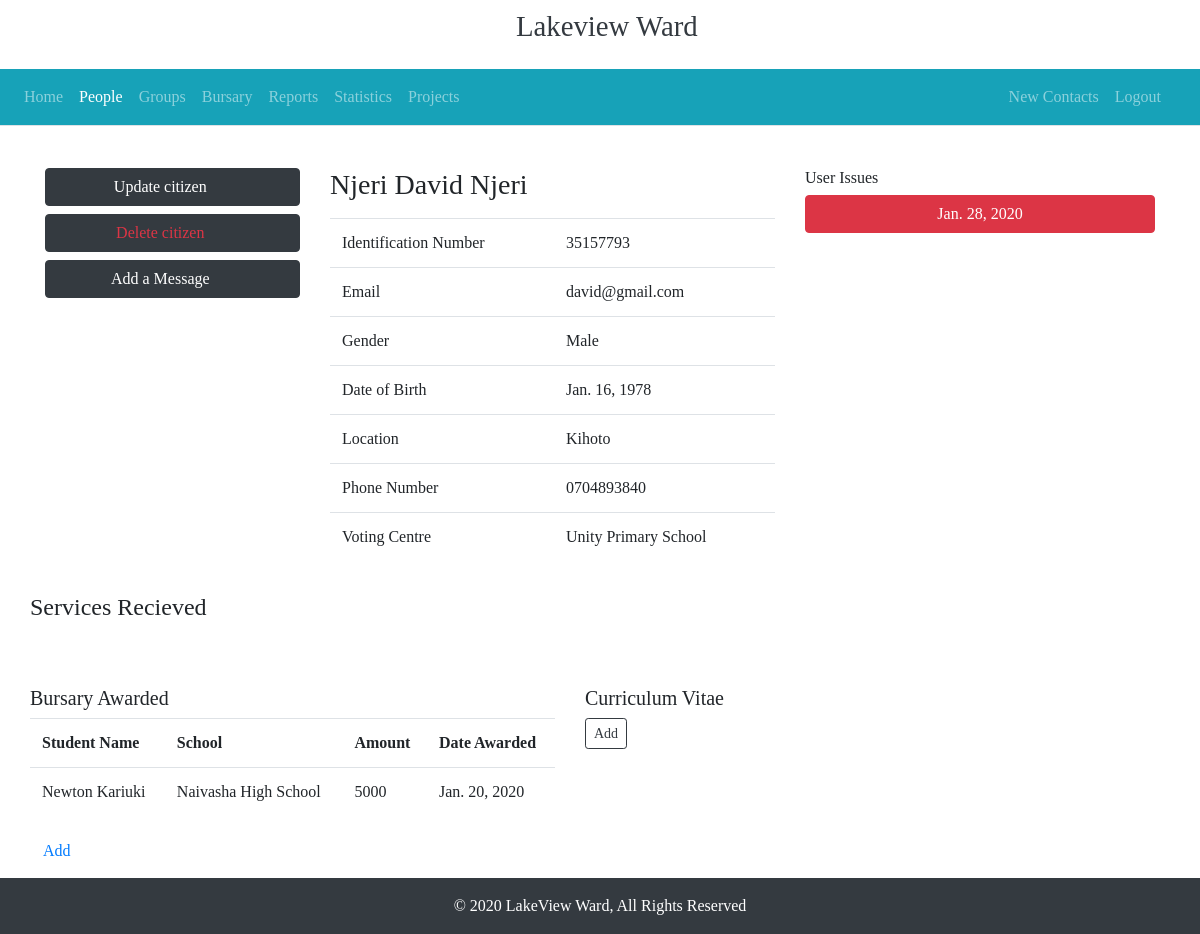
/citizen/35157793/ (signed in), run on the app's committed database.
### citizens/models.py (models this page shows, shortened)
class Citizen(models.Model):
    id_number = models.PositiveIntegerField(primary_key=True,verbose_name="Identification Number", unique=True)
    person = models.OneToOneField("Person", on_delete=models.CASCADE)
    location = models.CharField(max_length=150)
    email = models.EmailField(max_length=255, blank=True)
    phone_number = models.CharField("Phone Number", max_length=12, blank=True, default='0704893840')
    voting_centre = models.CharField('Voting Centre', max_length=50, default='Unity Primary School')
    uploaded_to_google = models.BooleanField(default=False)
    class Meta:
        verbose_name= 'Citizen'
        verbose_name_plural = 'Citizens'

class Person(models.Model):
    GENDER = (
        ('M', 'Male'),
        ('F', 'Female')
    )
    person_id = models.UUIDField(primary_key=True, default=uuid.uuid4, editable=False)
    surname = models.CharField(max_length=50, default="")
    first_name = models.CharField(max_length=50)
    last_name = models.CharField(max_length=50)
    gender = models.CharField(choices=GENDER, max_length=10)
    dob = models.DateField("Date of Birth", auto_now=False, auto_now_add=False)
    class Meta:
        verbose_name = "Person"
        verbose_name_plural = "Persons"
    def get_person(self):
        return self.first_name+' '+self.last_name

class Messages(models.Model):
    ISSUE = (
        ('CT','Complaint'),
        ('CO','Concern'),
        ('OT','Others')
    )
    user = models.ForeignKey(Citizen, on_delete=models.CASCADE, related_name='messages')
    date_created = models.DateTimeField(auto_now=True, auto_now_add=False)
    content = models.TextField()
    is_sorted = models.BooleanField(default=False)
    date_sorted = models.DateTimeField(auto_now=False, auto_now_add=False, default=timezone.now())
    type_of_isssue = models.CharField(choices=ISSUE, max_length=10)
    class Meta:
        verbose_name = "Message"
        verbose_name_plural = "Messages"

class Bursary(models.Model):
    bursary_id = models.UUIDField(primary_key=True, default=uuid.uuid4, editable=False)
    parent = models.ForeignKey("Citizen", on_delete=models.CASCADE)
    student = models.ForeignKey("Student", on_delete=models.CASCADE)
    date_issued = models.DateField(auto_now=False, auto_now_add=False)
    amount_awarded = models.IntegerField(default =0)
    class Meta:
        verbose_name = "Bursary"
        verbose_name_plural = "Bursary"

class Student(models.Model):
    person = models.OneToOneField("Person", on_delete=models.CASCADE)
    admission_number = models.IntegerField()
    school = models.CharField(max_length=150)
    form = models.CharField(max_length=50)
    is_sponsored = models.BooleanField("Sponsored Students", default=False)
    class Meta:
        verbose_name = "Student"
        verbose_name_plural = "Students"

### citizens/views.py (the view)
# urls.py: path('citizen/<int:pk>/', CitizenDetailView.as_view(),name="citizen-detail"),
class CitizenDetailView(LoginRequiredMixin, DetailView):
    model = Citizen
    context_object_name = "citizen"
    template_name = "citizen/citizendetail.html"
    def get_context_data(self, **kwargs):
        context = super().get_context_data(**kwargs)
        print(self.kwargs['pk'])
        context['mymessages'] = Messages.objects.filter(user = self.kwargs['pk']).order_by('-date_created')
        context['members'] = Group.objects.filter(members=self.kwargs['pk'])
        context['groups'] = Group.objects.all()
        context['bursaries'] = Bursary.objects.filter(parent = self.kwargs['pk'])
        context['cv'] = CuriculumVitae.objects.filter(citizen=self.kwargs['pk'])
        context['nca'] = NCA.objects.filter(citizen=self.kwargs['pk'])
        return context
    def get_queryset(self):
        return super().get_queryset()

### citizens/templates/citizen/citizendetail.html (shortened to what this page needs)
{% extends 'base.html' %}
{% load humanize %}
{% block content %}
<div class="container my-3">
    <div class="row">
        <div class="col-md-3 col-lg-3 col-sm-12 mt-2">
            <a href="{% url 'citizen-update' citizen.pk %}" class="btn btn-dark link mb-2"> Update citizen <i class="fa fa-pen ml-2"></i></a>
            <a href="{% url 'citizen-delete' citizen.pk %} " class="btn btn-dark text-danger link mb-2"> Delete citizen <i class="fa fa-trash ml-2"></i></a>
            <a href="/citizen/{{citizen.pk}}/message/create/" class="btn btn-dark link mb-2"> Add a Message <i class="fa fa-envelope ml-2"></i></a>
        </div>
        <div class="col-lg-5 col-md-5 col-sm-12 mt-2">
            <h3>{{ citizen.person.surname }} {{ citizen.person.first_name }} {{ citizen.person.last_name}}</h3>
            <table class="table">
                <tbody>
                    <tr>
                        <td>Identification Number</td>
                        <td>{{ citizen.id_number }}</td>
                    </tr>
                    <tr>
                        <td>Email</td>
                        <td>{{ citizen.email }}</td>
                    </tr>
                    <tr>
                        <td>Gender</td>
                        <td>{{ citizen.person.get_gender_display }}</td>
                    </tr>
                    <tr>
                        <td>Date of Birth</td>
                        <td>{{ citizen.person.dob }}</td>
                    </tr>
                    <tr>
                        <td>Location</td>
                        <td>{{ citizen.location }}</td>
                    </tr>
                    <tr>
                        <td>Phone Number</td>
                        <td>{{ citizen.phone_number }}</td>
                    </tr>
                    <tr>
                        <td>Voting Centre</td>
                        <td>{{ citizen.voting_centre }}</td>
                    </tr>
                </tbody>
            </table>
        </div>
        <div class="col-lg-4 col-md-4 col-sm-12 mt-2">
            <h6>User Issues</h6>
            {% for message in mymessages %}
                {% if message.is_sorted %}
                <button class="btn btn-dark mb-2 accordion" type="button" data-toggle="collapse" data-target="#collapse{{message.pk}}"
                    aria-expanded="false" aria-controls="collapseExample">
                    {{ message.date_created|naturalday }}
                </button>
                {% else %}
                <button class="btn btn-danger mb-2 accordion" type="button" data-toggle="collapse" data-target="#collapse{{message.pk}}"
                    aria-expanded="false" aria-controls="collapseExample">
                    {{ message.date_created|naturalday }}
                </button>
            {% endif %}
            {% endfor %}
        </div>
    </div>
</div>
<div class="container">
<div class="row mt-3 w-100">
    <h4 class="text-center"> Services Recieved</h4>
    <div class="row mb-2 w-100">
        <div class="col-md-6">
        </div>
        <div class="col-md-6">
        </div>
    </div>
    <div class="row mt-5 mb-2 w-100">
        <div class="col-md-6">
            <h5>Bursary Awarded</h5>
            <table class="table">
                <tr>
                    <th>Student Name</th>
                    <th>School</th>
                    <th>Amount</th>
                    <th>Date Awarded</th>
                </tr>
                {% for bursary in bursaries %}
                <tr>
                    <td>{{ bursary.student.person.get_person }}</td>
                    <td>{{ bursary.student.school }}</td>
                    <td>{{ bursary.amount_awarded }}</td>
                    <td>{{ bursary.date_issued }}</td>
                </tr>
                {% endfor %}
            </table>
            <a href="{% url 'bursary-create' %}" class="btn btn-outline-default"> Add</a>
        </div>
        <div class="col-md-6">
            <h5>Curriculum Vitae</h5>
            {% if cv.pk %}
            <div class="">
                {{ cv.qualifications }}
                {{ cv.pk }}
                <div class="btn-group">
                    <a href="{% url 'cv-update' cv.pk %}" class="btn btn-outline-dark btn-sm"> Update </a>
                    <a href="#" class="btn btn-outline-dark btn-sm">Delete</a>
                </div>
            </div>
            {% else %}
                <a href="{% url 'cv-create' %}" class="btn btn-outline-dark btn-sm"> Add </a>
            {% endif %}
        </div>
    </div>
</div>
</div>
{% endblock %}

### citizens/static/master.css (style rules this page uses)
html, body { margin:0%; padding:0%; font-style: normal; font-family:'Times New Roman', Times, serif; font-size: medium; }
.accordion, .link { width:100%; }

### data on the page
Citizen: person.surname "Njeri", person.first_name "David", person.last_name "Njeri", id_number "35157793", email "david@gmail.com", person.gender "Male", person.dob "Jan. 16, 1978", location "Kihoto", phone_number "0704893840", voting_centre "Unity Primary School"
Messages: date_created "Jan. 28, 2020"
Bursary: student.person.get_person "Newton Kariuki", student.school "Naivasha High School", amount_awarded "5000", date_issued "Jan. 20, 2020"
